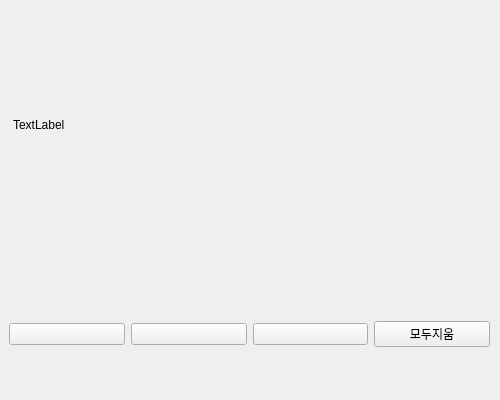
<?xml version="1.0" encoding="UTF-8"?>
<ui version="4.0">
 <class>Form</class>
 <widget class="QWidget" name="Form">
  <property name="geometry">
   <rect>
    <x>0</x>
    <y>0</y>
    <width>500</width>
    <height>400</height>
   </rect>
  </property>
  <property name="windowTitle">
   <string>Form</string>
  </property>
  <widget class="QLabel" name="lb_canvas">
   <property name="geometry">
    <rect>
     <x>13</x>
     <y>4</y>
     <width>471</width>
     <height>241</height>
    </rect>
   </property>
   <property name="text">
    <string>TextLabel</string>
   </property>
  </widget>
  <widget class="QWidget" name="horizontalLayoutWidget">
   <property name="geometry">
    <rect>
     <x>9</x>
     <y>279</y>
     <width>481</width>
     <height>111</height>
    </rect>
   </property>
   <layout class="QHBoxLayout" name="horizontalLayout">
    <item>
     <widget class="QPushButton" name="btn_black">
      <property name="text">
       <string/>
      </property>
     </widget>
    </item>
    <item>
     <widget class="QPushButton" name="btn_red">
      <property name="text">
       <string/>
      </property>
     </widget>
    </item>
    <item>
     <widget class="QPushButton" name="btn_blue">
      <property name="text">
       <string/>
      </property>
     </widget>
    </item>
    <item>
     <widget class="QPushButton" name="btn_clear">
      <property name="text">
       <string>모두지움</string>
      </property>
     </widget>
    </item>
   </layout>
  </widget>
 </widget>
 <resources/>
 <connections/>
</ui>
